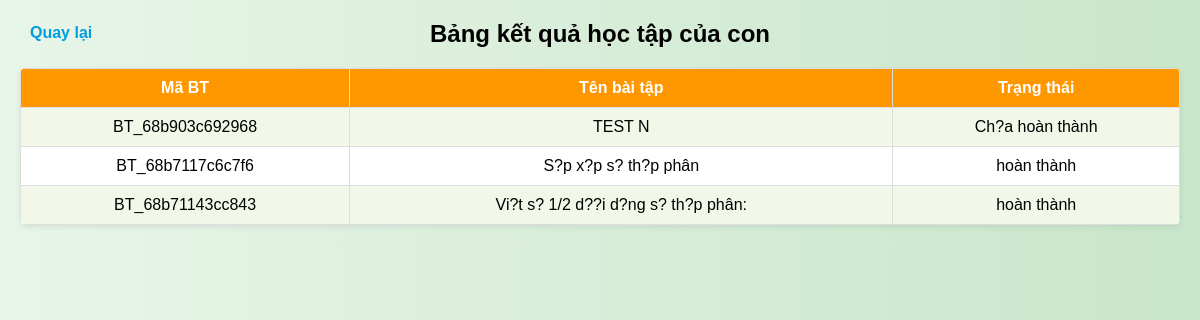
Page /Giao_Dien_WEB/Giao_Dien_WEB/view_ketqua_BT_PH.php (signed in) on the committed database.
### tables this page shows
CREATE TABLE `baitapph` (
  `ID_BT` varchar(20) NOT NULL,
  `TenBaiTap` varchar(255) NOT NULL,
  `CapDo` varchar(50) DEFAULT NULL,
  `CauHoi` text DEFAULT NULL,
  `DapAn` text DEFAULT NULL,
  `DangBai` enum('multiple_choice','fill_in_the_blank','drag_and_drop') NOT NULL,
  `ID_BH` varchar(20) DEFAULT NULL,
  `ID_HS` varchar(20) DEFAULT NULL,
  `TrangThai` varchar(20) NOT NULL DEFAULT 'Chưa hoàn thành'
);

### Giao_Dien_WEB/Giao_Dien_WEB/view_ketqua_BT_PH.php (the view, shortened to what this page needs)
<?php
require '../config/config.php';
$child_id = $_SESSION['id_hs'];
$sql = "
SELECT
    b.ID_BT,
    b.TenBaiTap,
    b.TrangThai
FROM baitapph b
WHERE b.ID_HS = '$child_id'
ORDER BY b.ID_BT DESC
";
$result = $conn->query($sql);
?>
<!DOCTYPE html>
<html lang="vi">
<head>
</head>
<body>
  <a href="login_phuhuynh.php" class="back-home">Quay lại</a>
  <h2>Bảng kết quả học tập của con</h2>
  <table>
    <tr>
      <th>Mã BT</th>
      <th>Tên bài tập</th>
      <th>Trạng thái</th>
    </tr>
    <?php if ($result->num_rows > 0): ?>
      <?php while ($row = $result->fetch_assoc()): ?>
        <tr>
          <td><?= htmlspecialchars($row['ID_BT']) ?></td>
          <td><?= htmlspecialchars($row['TenBaiTap']) ?></td>
          <td><?= htmlspecialchars($row['TrangThai']) ?></td>
        </tr>
      <?php endwhile; ?>
    <?php else: ?>
      <tr><td colspan="7">Chưa có dữ liệu</td></tr>
    <?php endif; ?>
  </table>
</body>
</html>

### Giao_Dien_WEB/Giao_Dien_WEB/view_ketqua_BT_PH.php (style rules this page uses)
body { font-family: Arial, sans-serif; margin: 20px; background: linear-gradient(to right, #e8f5e9, #c8e6c9); }
h2 { text-align: center; color: black; }
table { width: 100%; border-collapse: collapse; background: #fff; box-shadow: 0 2px 6px rgba(0,0,0,0.08); border-radius: 6px; overflow: hidden; }
th, td { border: 1px solid #ddd; padding: 10px; text-align: center; }
th { background: #ff9800; color: #fff; font-weight: bold; }
tr:nth-child(even) { background: #f1f8e9; }
.back-home { position: fixed; top: 16px; left: 16px; color: #009de0; padding: 8px 14px; font-weight: bold; text-decoration: none; }

### rows in the picture
baitapph: ID_BT "BT_68b903c692968", TenBaiTap "TEST N", TrangThai "Ch?a hoàn thành"
baitapph: ID_BT "BT_68b7117c6c7f6", TenBaiTap "S?p x?p s? th?p phân", TrangThai "hoàn thành"
baitapph: ID_BT "BT_68b71143cc843", TenBaiTap "Vi?t s? 1/2 d??i d?ng s? th?p phân:", TrangThai "hoàn thành"
